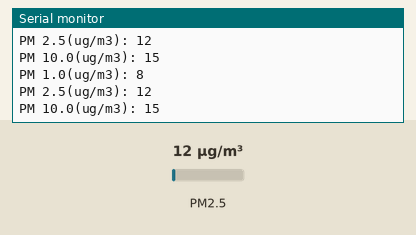
Recording of a sketch running on a simulated ESP32. Shown: the last lines printed to the serial monitor. The test bench sets the inputs (shaded band); at power-on: PM2.5 12 µg/m³.

Above: at 2.8 s.
2.9 s: PM2.5 set to 6 µg/m³
At 3.5 s:
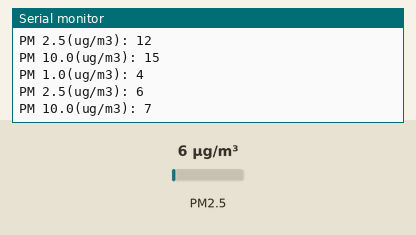
4.4 s: PM2.5 set to 75 µg/m³
At 5.8 s:
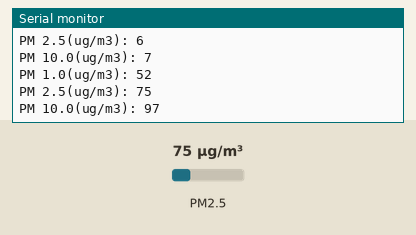
Timing chart, 0 to 7.4 s (numbered marks = the images above; inputs shaded):
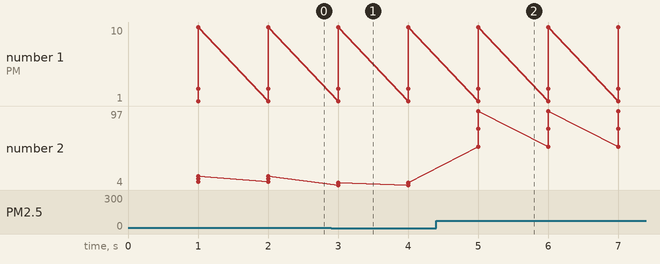

The sketch:

pms5003-new.ino
```cpp
#include <PMS.h>

PMS pms(Serial1);
PMS::DATA data;

void setup()
{
  Serial.begin(9600);
  Serial1.begin(9600, SERIAL_8N1, 16, 17); // Configure UART2 with baud rate and pins
}

void loop()
{
  if (pms.read(data))
  {
    int pm1 = data.PM_AE_UG_1_0;
    int pm25 = data.PM_AE_UG_2_5;
    int pm100 = data.PM_AE_UG_10_0;

    Serial.print("PM 1.0(ug/m3): ");Serial.println(pm1);
    Serial.print("PM 2.5(ug/m3): ");Serial.println(pm25);
    Serial.print("PM 10.0(ug/m3): ");Serial.println(pm100);
    Serial.println();
  }
}
```

Measured:
- after the input at 2.9 s, the serial monitor: prints a new line after 0.10 s (image 1)
- after the input at 4.4 s, the serial monitor: prints a new line after 0.60 s (image 2)
- plotted number 2: 15 → 7 after the input at 2.9 s, 7 → 97 after the input at 4.4 s
